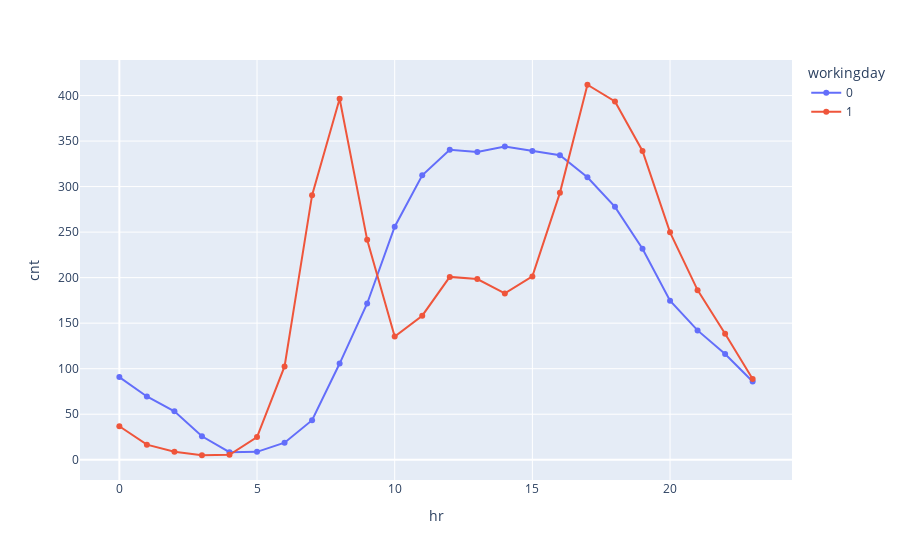

The notebook cell this image was saved under:
### Markdown cell above
4. Analysing **hourly** trend, segmenting whether is a working day or not

### Code cell
peakhour = data.groupby(["hr","workingday"], as_index=False)["cnt"].mean()
px.line(peakhour, x='hr', y="cnt", color='workingday', markers=True)

### Figure 1 — Plotly figure (JSON) as saved in the notebook; plotly's stock layout.template omitted (floating-point values rounded to 4 significant figures)
{"data": [{"hovertemplate": "workingday=0<br>hr=%{x}<br>cnt=%{y}<extra></extra>", "legendgroup": "0", "line": {"color": "#636efa", "dash": "solid"}, "marker": {"symbol": "circle"}, "mode": "markers+lines", "name": "0", "orientation": "v", "showlegend": true, "type": "scatter", "x": [0, 1, 2, 3, 4, 5, 6, 7, 8, 9, 10, 11, 12, 13, 14, 15, 16, 17, 18, 19, 20, 21, 22, 23], "xaxis": "x", "y": [90.8, 69.51, 53.17, 25.78, 8.264, 8.689, 18.74, 43.41, 105.7, 171.6, 255.9, 312.3, 340.4, 338.0, 343.9, 339.0, 334.5, 310.2, 277.7, 231.7, 174.7, 142.1, 116.1, 85.93], "yaxis": "y"}, {"hovertemplate": "workingday=1<br>hr=%{x}<br>cnt=%{y}<extra></extra>", "legendgroup": "1", "line": {"color": "#EF553B", "dash": "solid"}, "marker": {"symbol": "circle"}, "mode": "markers+lines", "name": "1", "orientation": "v", "showlegend": true, "type": "scatter", "x": [0, 1, 2, 3, 4, 5, 6, 7, 8, 9, 10, 11, 12, 13, 14, 15, 16, 17, 18, 19, 20, 21, 22, 23], "xaxis": "x", "y": [36.79, 16.55, 8.684, 4.943, 5.43, 24.91, 102.5, 290.6, 396.5, 241.5, 135.4, 158.2, 200.8, 198.4, 182.6, 201.3, 293.1, 411.8, 393.5, 339.1, 249.7, 186.3, 138.4, 88.71], "yaxis": "y"}], "layout": {"legend": {"title": {"text": "workingday"}, "tracegroupgap": 0}, "margin": {"t": 60}, "xaxis": {"anchor": "y", "domain": [0, 1], "title": {"text": "hr"}}, "yaxis": {"anchor": "x", "domain": [0, 1], "title": {"text": "cnt"}}}}
